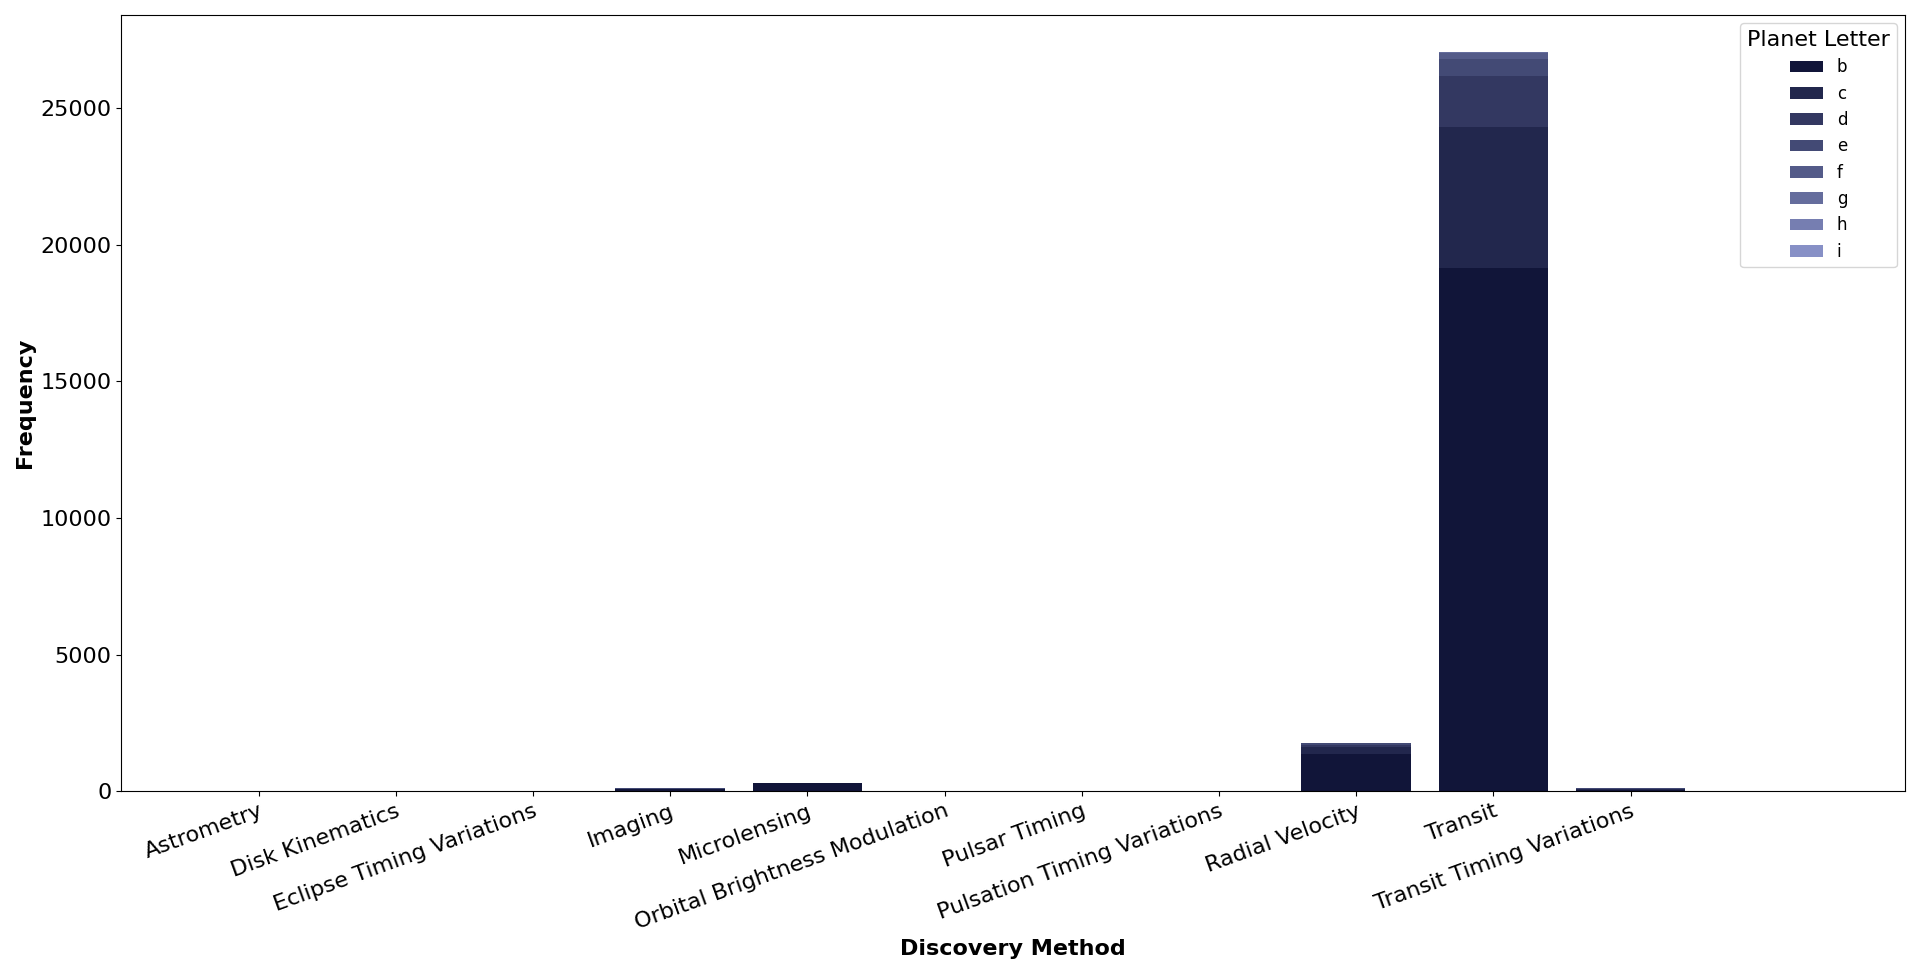

Source code (Python):

# Paths:
path_data = "data/"
path_plot = "Plot_types/Barplot/"

# Packages:
import numpy as np
import pandas as pd
import matplotlib.pyplot as plt
from matplotlib.colors import LinearSegmentedColormap, Normalize
from matplotlib.colorbar import ColorbarBase
import matplotlib.gridspec as gridspec
import re

# Display options:
pd.set_option("display.width", 1200)
pd.set_option("display.max_columns", 300)
pd.set_option("display.max_rows", 300)

# Dataset:
df = pd.read_csv(path_data + "nasa_exoplanets.csv")
df_varnames = pd.read_csv(path_data + "nasa_exoplanets_var_names.csv")

# Variables:
cat_var1 = "pl_letter"
cat_var2 = "discoverymethod"
cat_var_name1 = df_varnames.loc[(df_varnames["var"] == cat_var1), ["var_name"]].values[0][0]
cat_var_name2 = df_varnames.loc[(df_varnames["var"] == cat_var2), ["var_name"]].values[0][0]
variables = [cat_var1, cat_var2]

# Deal with NAN:
df[variables] = df[variables].fillna("NA")

# Frequencies within each level of the first variable:
levels_var1 = df[cat_var1].unique().tolist()
levels_var2 = df[cat_var2].unique().tolist()
df_plot = pd.DataFrame({cat_var2: levels_var2})
for lvl_var1 in levels_var1:
    var2invar1 = df.loc[df[cat_var1] == lvl_var1][cat_var2].tolist()
    var2invar1_counts = [var2invar1.count(i) if var2invar1.count(i) > 0 else np.nan for i in levels_var2]
    lvl_var1_name = re.sub(pattern = r"[ \-()#/@;:<>{}=~|.?,\\]", 
                           repl = "_", 
                           string = lvl_var1)
    df_plot = pd.concat(
        [
            df_plot,
            pd.DataFrame({lvl_var1_name: var2invar1_counts},
                         dtype = "int")
        ],
        axis = 1)
df_plot = df_plot.fillna(0)
df_plot = df_plot.sort_values(cat_var2)
df_plot = df_plot.reset_index(drop = True)

# Relative frequencies:
df_plot_rel = df_plot.copy()
for l1 in range(df_plot_rel.shape[0]):
    sum_lvl_var1 = sum([df_plot_rel.iloc[l1, i] for i in range(1, df_plot_rel.shape[1])])
    for l2 in range(1, df_plot_rel.shape[1]):
        df_plot_rel.iloc[l1, l2] = round(df_plot_rel.iloc[l1, l2]/sum_lvl_var1*100, 2)

# Plot parameters:
n_groups = df_plot.shape[1] - 1
cmap = LinearSegmentedColormap.from_list("my_palette", ["#111539", "#97A1D9"])
my_palette = [cmap(i/n_groups) for i in np.array(range(n_groups))]

# Absolute frequency plot:
fig, ax = plt.subplots(
    figsize = (20, 10),
    tight_layout = True
)
bars = []
y_sum = np.zeros(df_plot.shape[0])
for i, (name, values) in enumerate(df_plot.iloc[:, 1:].items()):
    for x, y in enumerate(values):
        bar = ax.bar(
            x = x,
            bottom = y_sum[x],
            height = y,
            color = my_palette[i]
        )
    y_sum = df_plot.iloc[:, 1:(i + 2)].sum(axis = 1)
    bars.append(bar[0])
_ = ax.legend(
    bars, 
    df_plot.iloc[:, 1:].keys(),
    fontsize = "large",
    title = cat_var_name1,
    title_fontsize = 16,
    loc = "upper right"
)
_ = ax.set_xlabel(
    cat_var_name2,
    fontsize = 16,
    fontweight = "bold"
)
_ = ax.set_ylabel(
    "Frequency",
    fontsize = 16,
    fontweight = "bold"
)
_ = ax.tick_params(
    axis = "x", 
    which = "major", 
    labelsize = 16,
    rotation = 20
)
_ = ax.tick_params(
    axis = "y", 
    which = "major", 
    labelsize = 16
)
_ = ax.set_xticks(np.arange(df_plot.shape[0]))
_ = ax.set_xticklabels(df_plot[cat_var2])
_ = plt.setp(
    ax.get_xticklabels(),
    ha = "right", 
    rotation_mode = "anchor"
)
_ = plt.xlim(
    left = -1,
    right = df_plot.shape[0] + 1
)

# Relative frequency plot:
df_plot = df_plot_rel
fig, ax = plt.subplots(
    figsize = (20, 10),
    tight_layout = True
)
bars = []
y_sum = np.zeros(df_plot.shape[0])
for i, (name, values) in enumerate(df_plot.iloc[:, 1:].items()):
    for x, y in enumerate(values):
        bar = ax.bar(
            x = x,
            bottom = y_sum[x],
            height = y,
            color = my_palette[i]
        )
    y_sum = df_plot.iloc[:, 1:(i + 2)].sum(axis = 1)
    bars.append(bar[0])
_ = ax.legend(
    bars, 
    df_plot.iloc[:, 1:].keys(),
    fontsize = "large",
    title = cat_var_name1,
    title_fontsize = 16,
    loc = "upper right"
)
_ = ax.set_xlabel(
    cat_var_name2,
    fontsize = 16,
    fontweight = "bold"
)
_ = ax.set_ylabel(
    "Proportion (%)",
    fontsize = 16,
    fontweight = "bold"
)
_ = ax.tick_params(
    axis = "x", 
    which = "major", 
    labelsize = 16,
    rotation = 20
)
_ = ax.tick_params(
    axis = "y", 
    which = "major", 
    labelsize = 16
)
_ = ax.set_xticks(np.arange(df_plot.shape[0]))
_ = ax.set_xticklabels(df_plot[cat_var2])
_ = plt.setp(
    ax.get_xticklabels(),
    ha = "right", 
    rotation_mode = "anchor"
)
_ = plt.xlim(
    left = -1,
    right = df_plot.shape[0] + 1
)
_ = plt.ylim(
    bottom = -5,
    top = 105
)
